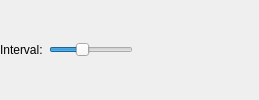
            <widget class="QWidget" name="page">
             <layout class="QVBoxLayout" name="verticalLayout_6">
              <property name="leftMargin">
               <number>0</number>
              </property>
              <property name="topMargin">
               <number>0</number>
              </property>
              <property name="rightMargin">
               <number>0</number>
              </property>
              <property name="bottomMargin">
               <number>0</number>
              </property>
              <item>
               <layout class="QHBoxLayout" name="horizontalLayout">
                <item>
                 <widget class="QLabel" name="interval_label">
                  <property name="text">
                   <string>Interval:</string>
                  </property>
                 </widget>
                </item>
                <item>
                 <widget class="QSlider" name="timerSlider">
                  <property name="minimumSize">
                   <size>
                    <width>0</width>
                    <height>17</height>
                   </size>
                  </property>
                  <property name="focusPolicy">
                   <enum>Qt::NoFocus</enum>
                  </property>
                  <property name="minimum">
                   <number>1</number>
                  </property>
                  <property name="maximum">
                   <number>17</number>
                  </property>
                  <property name="pageStep">
                   <number>1</number>
                  </property>
                  <property name="value">
                   <number>7</number>
                  </property>
                  <property name="orientation">
                   <enum>Qt::Horizontal</enum>
                  </property>
                 </widget>
                </item>
                <item>
                 <widget class="QLabel" name="wallpapers_slider_time">
                  <property name="minimumSize">
                   <size>
                    <width>120</width>
                    <height>0</height>
                   </size>
                  </property>
                  <property name="text">
                   <string notr="true"/>
                  </property>
                  <property name="alignment">
                   <set>Qt::AlignCenter</set>
                  </property>
                 </widget>
                </item>
               </layout>
              </item>
             </layout>
            </widget>
